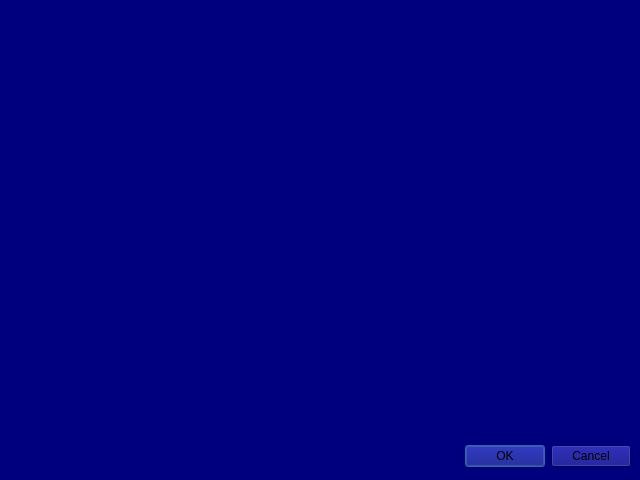
<?xml version="1.0" encoding="UTF-8"?>
<ui version="4.0">
 <class>LandingDialog</class>
 <widget class="QDialog" name="LandingDialog">
  <property name="geometry">
   <rect>
    <x>0</x>
    <y>0</y>
    <width>640</width>
    <height>480</height>
   </rect>
  </property>
  <property name="windowTitle">
   <string>Dialog</string>
  </property>
  <property name="styleSheet">
   <string notr="true">background-color: rgb(0, 0, 127);</string>
  </property>
  <widget class="QDialogButtonBox" name="buttonBox">
   <property name="geometry">
    <rect>
     <x>10</x>
     <y>440</y>
     <width>621</width>
     <height>32</height>
    </rect>
   </property>
   <property name="orientation">
    <enum>Qt::Orientation::Horizontal</enum>
   </property>
   <property name="standardButtons">
    <set>QDialogButtonBox::StandardButton::Cancel|QDialogButtonBox::StandardButton::Ok</set>
   </property>
  </widget>
  <widget class="QWidget" name="horizontalLayoutWidget">
   <property name="geometry">
    <rect>
     <x>100</x>
     <y>150</y>
     <width>451</width>
     <height>141</height>
    </rect>
   </property>
   <layout class="QHBoxLayout" name="horizontalLayout">
    <item alignment="Qt::AlignmentFlag::AlignLeft|Qt::AlignmentFlag::AlignVCenter">
     <widget class="QLabel" name="label_deepScan">
      <property name="minimumSize">
       <size>
        <width>0</width>
        <height>20</height>
       </size>
      </property>
      <property name="styleSheet">
       <string notr="true">background-image: url(:/images/deep scan.png);
</string>
      </property>
      <property name="text">
       <string/>
      </property>
      <property name="alignment">
       <set>Qt::AlignmentFlag::AlignCenter</set>
      </property>
     </widget>
    </item>
    <item alignment="Qt::AlignmentFlag::AlignHCenter|Qt::AlignmentFlag::AlignVCenter">
     <widget class="QLabel" name="label_partitionScan">
      <property name="styleSheet">
       <string notr="true">background-image: url(:/images/partition scan.png);</string>
      </property>
      <property name="text">
       <string/>
      </property>
      <property name="alignment">
       <set>Qt::AlignmentFlag::AlignCenter</set>
      </property>
     </widget>
    </item>
    <item alignment="Qt::AlignmentFlag::AlignRight|Qt::AlignmentFlag::AlignVCenter">
     <widget class="QLabel" name="label_selectedDriveScan">
      <property name="styleSheet">
       <string notr="true">background-image: url(:/images/selected drive scan.png);</string>
      </property>
      <property name="text">
       <string/>
      </property>
     </widget>
    </item>
   </layout>
  </widget>
 </widget>
 <resources/>
 <connections>
  <connection>
   <sender>buttonBox</sender>
   <signal>accepted()</signal>
   <receiver>LandingDialog</receiver>
   <slot>accept()</slot>
   <hints>
    <hint type="sourcelabel">
     <x>248</x>
     <y>254</y>
    </hint>
    <hint type="destinationlabel">
     <x>157</x>
     <y>274</y>
    </hint>
   </hints>
  </connection>
  <connection>
   <sender>buttonBox</sender>
   <signal>rejected()</signal>
   <receiver>LandingDialog</receiver>
   <slot>reject()</slot>
   <hints>
    <hint type="sourcelabel">
     <x>316</x>
     <y>260</y>
    </hint>
    <hint type="destinationlabel">
     <x>286</x>
     <y>274</y>
    </hint>
   </hints>
  </connection>
 </connections>
</ui>
